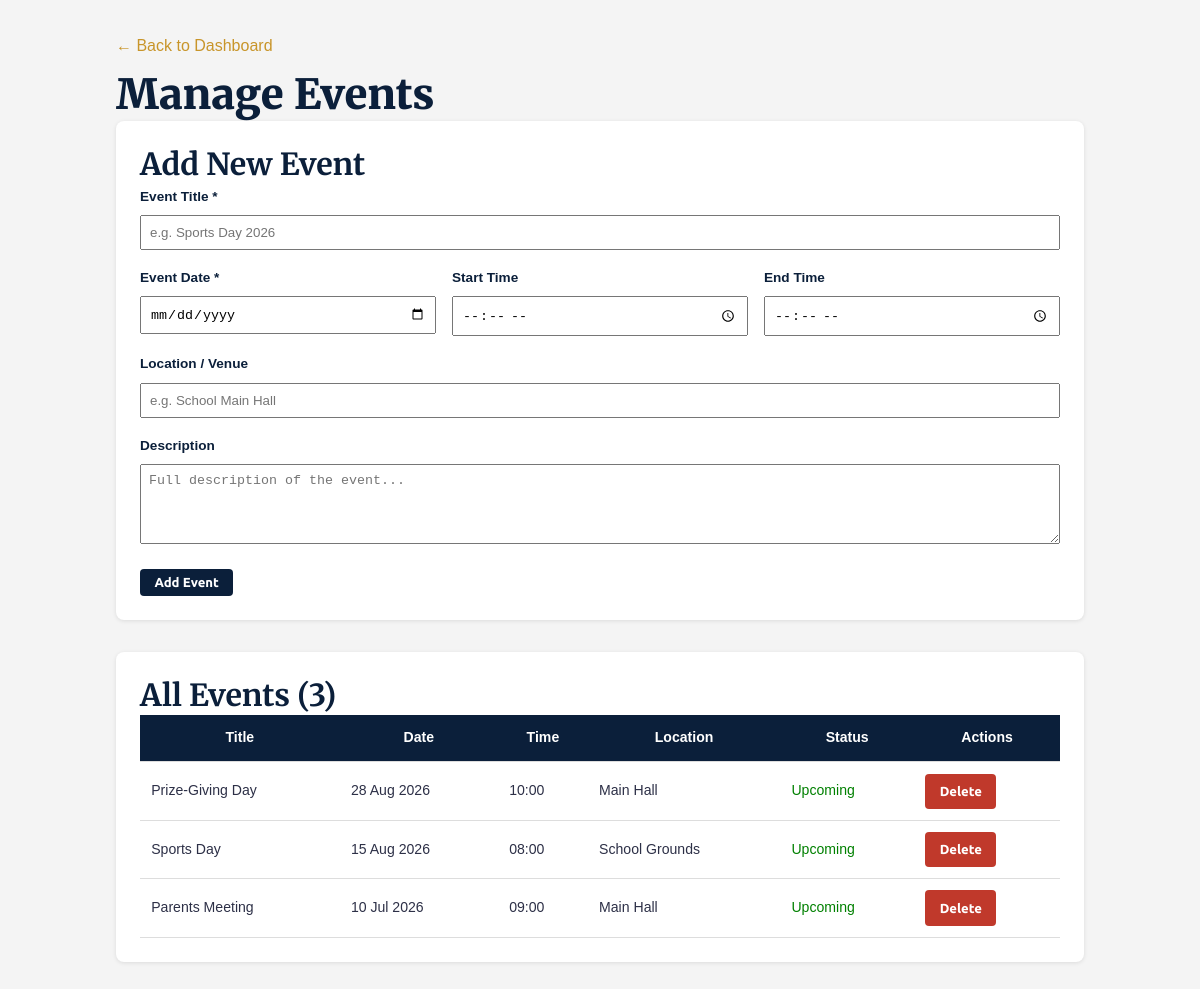
Screenshot of /admin/manage-events.php (signed in) with the database file from the repository.
### tables this page shows
CREATE TABLE IF NOT EXISTS events (
    id             INT UNSIGNED AUTO_INCREMENT PRIMARY KEY,
    title          VARCHAR(300) NOT NULL,
    description    TEXT,
    location       VARCHAR(200),
    event_date     DATE NOT NULL,
    start_time     TIME,
    end_time       TIME,
    featured_image VARCHAR(500),
    is_published   TINYINT(1) DEFAULT 1,
    created_by     INT UNSIGNED,
    created_at     TIMESTAMP DEFAULT CURRENT_TIMESTAMP,
    FOREIGN KEY (created_by) REFERENCES admin_users(id) ON DELETE SET NULL,
    INDEX idx_date (event_date, is_published)
);

### includes/functions.php (called while the page is built, shortened)
<?php
function getAllEvents($pdo) {
    $stmt = $pdo->prepare('SELECT * FROM events ORDER BY event_date DESC');
    $stmt->execute();
    return $stmt->fetchAll();
}
?>

### admin/manage-events.php (the view, shortened to what this page needs)
<?php
require_once '../config/database.php';
require_once '../includes/functions.php';
$allEvents = getAllEvents($pdo);
?>
<!DOCTYPE html>
<html lang="en">
<head>
    <link rel="stylesheet" href="<?php echo BASE_URL; ?>assets/css/style.css">
</head>
<body>
<main>
    <p><a href="<?php echo BASE_URL; ?>admin/dashboard.php">← Back to Dashboard</a></p>
    <h1>Manage Events</h1>
    <div class="card">
        <h2>Add New Event</h2>
        <form method="POST">
            <div class="form-group">
                <label>Event Title *</label>
                <input type="text" name="title" placeholder="e.g. Sports Day 2026" required>
            </div>
            <div class="form-row">
                <div class="form-group">
                    <label>Event Date *</label>
                    <input type="date" name="event_date" required>
                </div>
                <div class="form-group">
                    <label>Start Time</label>
                    <input type="time" name="start_time">
                </div>
                <div class="form-group">
                    <label>End Time</label>
                    <input type="time" name="end_time">
                </div>
            </div>
            <div class="form-group">
                <label>Location / Venue</label>
                <input type="text" name="location" placeholder="e.g. School Main Hall">
            </div>
            <div class="form-group">
                <label>Description</label>
                <textarea name="description" placeholder="Full description of the event..."></textarea>
            </div>
            <button type="submit" class="btn btn-primary">Add Event</button>
        </form>
    </div>
    <div class="card">
        <h2>All Events (<?php echo count($allEvents); ?>)</h2>
        <?php if ($allEvents): ?>
        <table>
            <tr><th>Title</th><th>Date</th><th>Time</th><th>Location</th><th>Status</th><th>Actions</th></tr>
            <?php foreach ($allEvents as $ev): ?>
            <?php $isPast = strtotime($ev['event_date']) < strtotime('today'); ?>
            <tr class="<?php echo $isPast ? 'past' : ''; ?>">
                <td><?php echo htmlspecialchars($ev['title']); ?></td>
                <td><?php echo date('d M Y', strtotime($ev['event_date'])); ?></td>
                <td><?php echo $ev['start_time'] ? date('H:i', strtotime($ev['start_time'])) : '—'; ?></td>
                <td><?php echo htmlspecialchars($ev['location'] ?? '—'); ?></td>
                <td><?php echo $isPast ? '<span style="color:#aaa;">Past</span>' : '<span style="color:green;">Upcoming</span>'; ?></td>
                <td>
                    <a href="<?php echo BASE_URL; ?>admin/manage-events.php?delete=<?php echo $ev['id']; ?>"
                       class="btn btn-danger"
                       onclick="return confirm('Delete this event?')">Delete</a>
                </td>
            </tr>
            <?php endforeach; ?>
        </table>
        <?php else: ?>
            <p>No events yet.</p>
        <?php endif; ?>
    </div>
</main>
</body>
</html>

### assets/css/style.css (style rules this page uses)
:root { --navy: #0B1F3A; --navy-mid: #142d52; --navy-light:#1e3f70; --gold: #C8952A; --gold-light:#f0b93a; --gold-pale: #FEF3DC; --cream: #FAFAF7; --white: #FFFFFF; --gray-100: #F5F6F8; --gray-200: #E8EAF0; --gray-400: #9AA0B2; --gray-600: #5A6075; --gray-800: #2D3047; --green: #1B5E20; --red: #B71C1C; --shadow-sm: 0 2px 8px rgba(11,31,58,.08); --shadow-md: 0 4px 20px rgba(11,31,58,.12); --shadow-lg: 0 8px 40px rgba(11,31,58,.18); --radius: 8px; --radius-lg: 16px; --transition: all .25s ease; }
*, *::before, *::after { margin:0; padding:0; box-sizing:border-box; }
html { scroll-behavior: smooth; }
body { font-family: 'Ubuntu', sans-serif; background: var(--cream); color: var(--gray-800); line-height: 1.7; font-size: 1rem; }
a { color: var(--gold); text-decoration:none; transition: var(--transition); }
h1,h2,h3,h4 { font-family: 'Merriweather', serif; color: var(--navy); line-height: 1.3; }
h1 { font-size: clamp(1.8rem, 4vw, 2.6rem); font-weight:900; }
h2 { font-size: clamp(1.4rem, 3vw, 1.9rem); font-weight:700; }
p { color: var(--gray-600); margin-bottom: .5rem; }
.btn { display: inline-block; padding: .75rem 2rem; border-radius: var(--radius); font-family: 'Ubuntu', sans-serif; font-weight: 700; font-size: .95rem; cursor: pointer; border: 2px solid transparent; transition: var(--transition); text-align: center; }
.btn-primary { background: var(--gold); color: var(--navy); }
.form-group { margin-bottom: 1.25rem; }
.form-group label { display: block; font-size: .85rem; font-weight: 700; color: var(--navy); margin-bottom: .45rem; }

### admin/manage-events.php (style rules this page uses)
body { font-family:Arial,sans-serif; background:#f4f4f4; }
main { max-width:1000px; margin:2rem auto; padding:0 1rem; }
.card { background:#fff; padding:1.5rem; border-radius:8px; box-shadow:0 1px 4px rgba(0,0,0,0.1); margin-bottom:2rem; }
.form-row { display:flex; gap:1rem; flex-wrap:wrap; }
.form-group { flex:1; min-width:180px; margin-bottom:1rem; }
label { font-weight:bold; display:block; margin-bottom:0.3rem; }
input, textarea { width:100%; padding:0.5rem; box-sizing:border-box; }
textarea { height:80px; }
table { width:100%; border-collapse:collapse; }
th, td { padding:0.7rem; border-bottom:1px solid #ddd; font-size:0.88rem; }
th { background:#0B1F3A; color:#fff; }
.btn { padding:0.4rem 0.9rem; border:none; border-radius:4px; cursor:pointer; font-size:0.82rem; text-decoration:none; }
.btn-primary { background:#0B1F3A; color:#fff; }
.btn-danger { background:#c0392b; color:#fff; }

### rows the page displays
events: title "Prize-Giving Day", event_date "28 Aug 2026", start_time "10:00", location "Main Hall", shows "Upcoming"
events: title "Sports Day", event_date "15 Aug 2026", start_time "08:00", location "School Grounds", shows "Upcoming"
events: title "Parents Meeting", event_date "10 Jul 2026", start_time "09:00", location "Main Hall", shows "Upcoming"

### other values shown
count($allEvents) "3"
